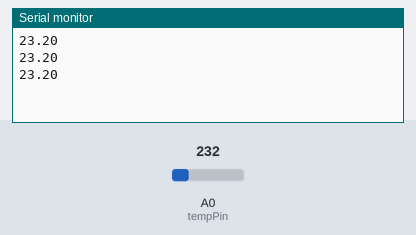
The sketch below on a simulated Arduino Uno, built with avr-gcc and run on an emulated ATmega328P. Shown: the last lines printed to the serial monitor. The test bench sets the inputs (shaded band); at power-on: A0 (tempPin) = 232.

Above: at 1.3 s.
1.4 s: A0 (tempPin) set to 250
At 1.9 s:
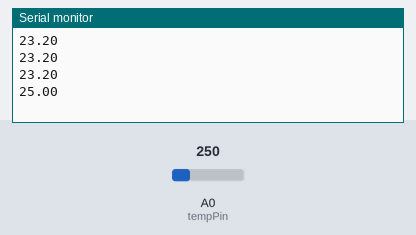
2.9 s: A0 (tempPin) set to 266
At 3.4 s:
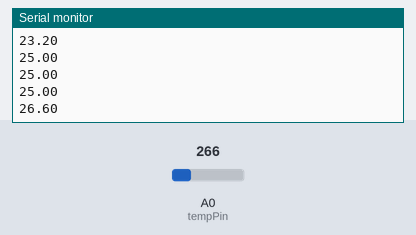
Timing chart, 0 to 5.9 s (numbered marks = the images above; inputs shaded):
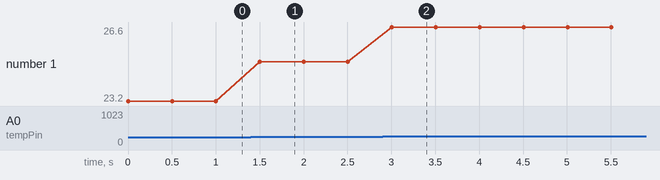

Measured:
- after the input at 1.4 s, the serial monitor: prints a new line after 0.10 s (image 1)
- after the input at 2.9 s, the serial monitor: prints a new line after 0.10 s (image 2)
- plotted number 1: 23.2 → 25 after the input at 1.4 s, 25 → 26.6 after the input at 2.9 s

The sketch:

044_TemperatureLM35.ino
```cpp
//A full description of this module (and many others) can be downloaded at: https://eve_arduino

float tempC;
int reading;
int tempPin = 0;

void setup()
{
  analogReference(INTERNAL);
  Serial.begin(9600);
}

void loop()
{
  reading = analogRead(tempPin);
  tempC=reading/(10.0/(1100/1024));
  Serial.println(tempC);
  delay(500);
}
```
